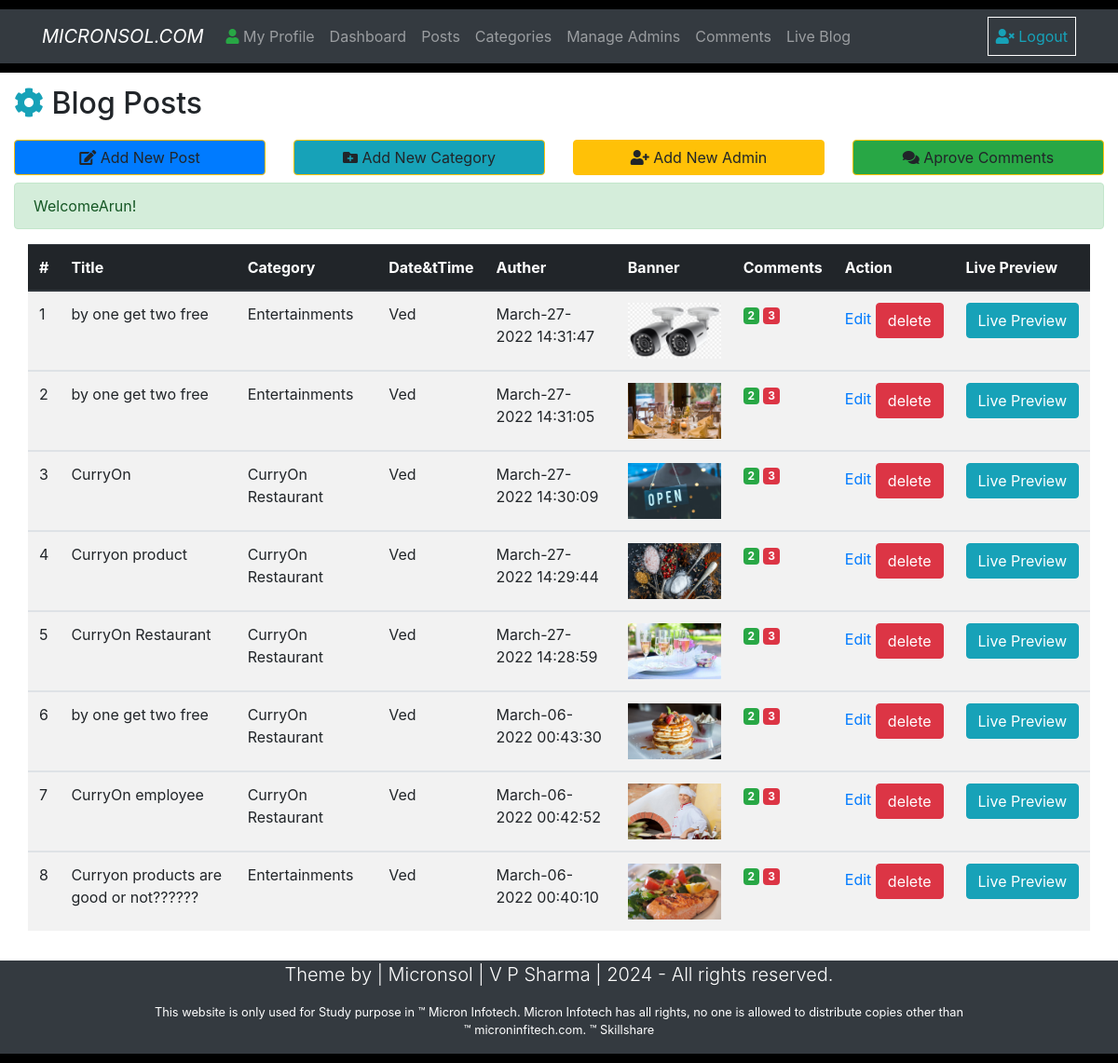
/PostData.php (signed in), run on the app's committed database.
### tables this page shows
CREATE TABLE `post` (
  `id` int(20) NOT NULL,
  `datetime` varchar(1000) NOT NULL,
  `title` varchar(100) NOT NULL,
  `category` varchar(30) NOT NULL,
  `author` varchar(49) NOT NULL,
  `image` varchar(40) NOT NULL,
  `post` varchar(5000) NOT NULL
);

### PostData.php (the view, shortened to what this page needs)
<?php
include('./includes/Functions.php');
include('./includes/Session.php');
?>
<?php include("./inc/header.php");?>
<?php include("./inc/navbar.php");?>
    <div class="container-fluid">
        <h2><i class="fas fa-cog text-info my-3"></i> Blog Posts</h2>
        <div class="row">
          <div class="col-lg-3 col-md-3 col-sm-6 mb-2">
             <a href="AddNewPost.php" class="btn btn-warning btn-block bg-primary"><i class="fas fa-edit "></i> Add New Post</a>
          </div>
          <div class="col-lg-3 col-md-3 col-sm-6 mb-2">
             <a href="category.php" class="btn btn-warning btn-block bg-info"><i class="fas fa-folder-plus "></i> Add New Category</a>
          </div>
          <div class="col-lg-3 col-md-3 col-sm-6 mb-2">
             <a href="AddNewAdmin.php" class="btn btn-warning btn-block bg-warning"><i class="fas fa-user-plus "></i> Add New Admin</a>
          </div>
          <div class="col-lg-3 col-md-3 col-sm-6
           mb-2">
             <a href="Dashboard.php" class="btn btn-warning btn-block bg-success"><i class="fas fa-comments "></i> Aprove Comments</a>
          </div>
       </div>
       <?php
        echo SuccessMessage();
      ?>
       <div class="container-fluid">
       <div class="row mb-3">
          <div class="col-lg-12 col-md-12 col-sm-12">
            <div class="row">
              <div class="col-lg-12">
                <table class="table table-striped table-hover">
                  <thead class="thead-dark">
                    <tr>
                     <th>#</th>
                      <th>Title</th>
                      <th>Category</th>
                      <th>Date&tTime</th>
                      <th>Auther</th>
                      <th>Banner</th>
                      <th>Comments</th>
                      <th>Action</th>
                      <th>Live Preview</th>
                    </tr>
                  </thead>
                  <?php
                   global $ConnectingDB;
                   $sql = "SELECT * FROM post ORDER BY id desc";
                   $Execute =$ConnectingDB->query($sql);
                   $SrNo = 0;
                   while ($DataRows=$Execute->fetch()) {
                   $PostId = $DataRows["id"];
                   $Post_Title =$DataRows['title'];
                   $Post_Category =$DataRows['category'];
                   $Auther = $DataRows["author"];
                   $Image = $DataRows["image"];
                   $DateTime = $DataRows["datetime"];
                   $SrNo++;
                   ?>
                  <tbody>
                   <tr>
                    <td><?php echo htmlentities($SrNo); ?></td>
                    <td><?php echo htmlentities($Post_Title); ?></td>
                    <td><?php echo htmlentities($Post_Category); ?></td>
                    <td><?php echo htmlentities($Auther); ?></td>
                    <td><?php echo htmlentities($DateTime); ?></td>
                    <td><?php echo'<img src="./uploads/'.$Image.'" class="" alt="" style="width:100px; height:60px">'; ?></td>
                    <td><span class="badge badge-success"><?php echo ApproveComments();?></span>
                     <span class="badge badge-danger"><?php echo UnApproveComments();?></span>
                     </td>
                     <td><a href="EditPost.php? id=<?php echo $PostId;?>"><span class="">Edit</span></a>&nbsp;<a href="ConfirmDeletePost.php?id=<?php echo $PostId;?>"><span class="btn btn-danger">delete</span></a></td>
                    <td><a href="fullpost.php?id=<?php echo $PostId;?>" target="_blank"><span class="btn btn-info">Live Preview</span></a></td>
                  </tr>
                  </tbody>
                 <?php } ?>
                </table>
              </div>
            </div>
          </div>
        </div>
       </div>
    </div>
    <?php include("./inc/footer.php");?>

### includes/Functions.php (shortened to what this page needs)
<?php
   require_once('DB.php');
   function ApproveComments(){
       global $ConnectingDB;
       $sql ="SELECT COUNT(*) FROM comments where AproveComment=1";
       $Execute =$ConnectingDB->query($sql);
       $TotalRow5 = $Execute->fetch();
       $TotalApprove  =array_shift($TotalRow5);
       echo $TotalApprove;
   }
    function UnApproveComments(){
       global $ConnectingDB;
       $sql =" SELECT COUNT(*) FROM comments where AproveComment=0";
       $Execute =$ConnectingDB->query($sql);
       $TotalRow6 =$Execute->fetch();
       $TotalUnApprove =array_shift($TotalRow6);
       echo $TotalUnApprove;
   }
?>

### data on the page
post: title "by one get two free", category "Entertainments", author "Ved", datetime "March-27-2022 14:31:47", image (picture)
post: title "by one get two free", category "Entertainments", author "Ved", datetime "March-27-2022 14:31:05", image (picture)
post: title "CurryOn", category "CurryOn Restaurant", author "Ved", datetime "March-27-2022 14:30:09", image (picture)
post: title "Curryon product", category "CurryOn Restaurant", author "Ved", datetime "March-27-2022 14:29:44", image (picture)
post: title "CurryOn Restaurant", category "CurryOn Restaurant", author "Ved", datetime "March-27-2022 14:28:59", image (picture)
post: title "by one get two free", category "CurryOn Restaurant", author "Ved", datetime "March-06-2022 00:43:30", image (picture)
post: title "CurryOn employee", category "CurryOn Restaurant", author "Ved", datetime "March-06-2022 00:42:52", image (picture)
post: title "Curryon products are good or not??????", category "Entertainments", author "Ved", datetime "March-06-2022 00:40:10", image (picture)

### other printed values
SuccessMessage() "WelcomeArun!"
